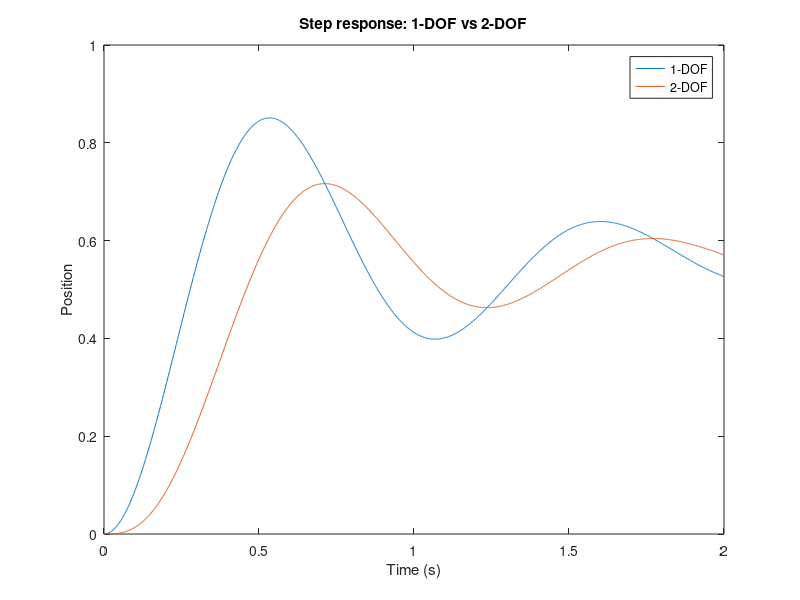

Here is the MATLAB script that generated this plot:
% Second-order plant parameters
zeta = 0.3;
omega_n = 4.0;
k_plant = 1.0;

Kp1 = 20.0;
Ky2 = 20.0;
Kr2 = 20.0;
Tf = 0.2;

dt = 1e-3;
T_end = 2.0;
steps = round(T_end / dt);

x1_pos = 0.0; x1_vel = 0.0;
x2_pos = 0.0; x2_vel = 0.0;
r = 1.0;
rf = 0.0;

y1 = zeros(steps,1);
y2 = zeros(steps,1);
t = (0:steps-1)' * dt;

for kStep = 1:steps
    y1(kStep) = x1_pos;
    y2(kStep) = x2_pos;

    u1 = Kp1 * (r - x1_pos);

    rf = rf + dt * (r - rf) / Tf;
    u2 = Kr2 * rf - Ky2 * x2_pos;

    dx1_pos = x1_vel;
    dx1_vel = -2*zeta*omega_n*x1_vel ...
              - omega_n^2 * x1_pos + k_plant * u1;
    x1_pos = x1_pos + dt * dx1_pos;
    x1_vel = x1_vel + dt * dx1_vel;

    dx2_pos = x2_vel;
    dx2_vel = -2*zeta*omega_n*x2_vel ...
              - omega_n^2 * x2_pos + k_plant * u2;
    x2_pos = x2_pos + dt * dx2_pos;
    x2_vel = x2_vel + dt * dx2_vel;
end

plot(t, y1, t, y2);
legend('1-DOF','2-DOF');
xlabel('Time (s)');
ylabel('Position');
title('Step response: 1-DOF vs 2-DOF');

% Transfer function representation (Control System Toolbox)
s = tf('s');
G = omega_n^2 / (s^2 + 2*zeta*omega_n*s + omega_n^2);
Cy = Kp1;
F = 1 / (Tf*s + 1);
Cr = Kp1 * F;

T_1dof = feedback(G*Cy, 1);        % Y/R for 1-DOF
T_2dof = (G*Cr) / (1 + G*Cy);      % Y/R for 2-DOF (explicit formula)
